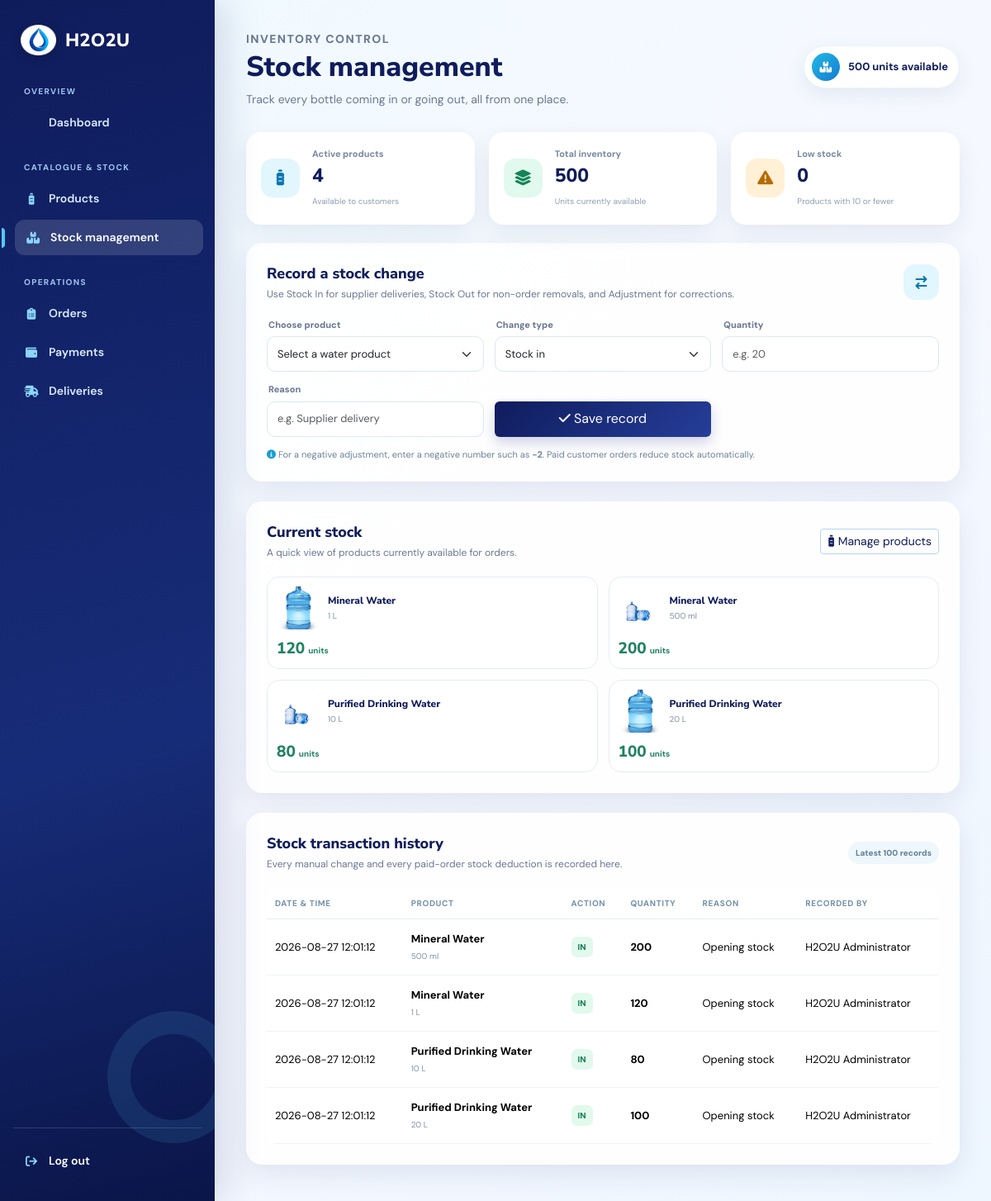
/admin/admin_stock.php (signed in), run on the app's committed database.
### tables this page shows
CREATE TABLE `tbl_product` (
  `productID` int(11) NOT NULL AUTO_INCREMENT,
  `product_name` varchar(120) NOT NULL,
  `size` varchar(50) NOT NULL,
  `price` decimal(10,2) NOT NULL,
  `stock` int(11) NOT NULL DEFAULT 0,
  `is_active` tinyint(1) NOT NULL DEFAULT 1,
  `image_path` varchar(255) DEFAULT NULL,
  PRIMARY KEY (`productID`)
);

CREATE TABLE `tbl_stock_transaction` (
  `transactionID` int(11) NOT NULL AUTO_INCREMENT,
  `transaction_type` enum('IN','OUT','ADJUSTMENT') NOT NULL,
  `quantity` int(11) NOT NULL,
  `transaction_date` datetime NOT NULL DEFAULT current_timestamp(),
  `reason` varchar(255) NOT NULL,
  `reference_no` varchar(100) DEFAULT NULL,
  `adminID` int(11) NOT NULL,
  `productID` int(11) NOT NULL,
  PRIMARY KEY (`transactionID`),
  KEY `adminID` (`adminID`),
  KEY `productID` (`productID`),
  CONSTRAINT `fk_stock_admin` FOREIGN KEY (`adminID`) REFERENCES `tbl_admin` (`adminID`),
  CONSTRAINT `fk_stock_product` FOREIGN KEY (`productID`) REFERENCES `tbl_product` (`productID`)
);

### admin/admin_stock.php (the view, shortened to what this page needs)
<?php
$db = database();
$products = $db->query('SELECT productID, product_name, size, stock, image_path FROM tbl_product WHERE is_active = 1 ORDER BY product_name, size')->fetchAll();
$history = $db->query('SELECT st.*, p.product_name, p.size, a.name AS admin_name FROM tbl_stock_transaction st INNER JOIN tbl_product p ON p.productID = st.productID INNER JOIN tbl_admin a ON a.adminID = st.adminID ORDER BY st.transaction_date DESC, st.transactionID DESC LIMIT 100')->fetchAll();
$totalUnits = array_sum(array_map(fn($product) => (int)$product['stock'], $products));
$lowCount = count(array_filter($products, fn($product) => (int)$product['stock'] <= 10));
$productImages = ['images/water_one.jpg', 'images/water_two.jpg', 'images/Purified Water – Plastic Bottle.jpg'];
?>
<!doctype html>
<html lang="en">
<head>
    <link href="https://cdnjs.cloudflare.com/ajax/libs/font-awesome/6.5.2/css/all.min.css" rel="stylesheet">
    <link href="https://cdn.jsdelivr.net/npm/bootstrap@5.3.3/dist/css/bootstrap.min.css" rel="stylesheet">
    <link rel="stylesheet" href="admin-dashboard.css?v=20260819-stock-2">
</head>
<body class="admin-app">
<?php include __DIR__ . '/admin_sidebar.php'; ?>
<main class="container">
    <header class="dashboard-top">
        <div>
            <p class="eyebrow">Inventory control</p>
            <h1>Stock management</h1>
            <p>Track every bottle coming in or going out, all from one place.</p>
        </div>
        <div class="admin-user"><i class="fa-solid fa-boxes-stacked"></i><span><?= number_format($totalUnits) ?> units available</span></div>
    </header>
    <section class="stock-summary-grid">
        <article class="stock-summary"><span class="stock-summary-icon"><i class="fa-solid fa-bottle-water"></i></span><div><span>Active products</span><strong><?= count($products) ?></strong><small>Available to customers</small></div></article>
        <article class="stock-summary good"><span class="stock-summary-icon"><i class="fa-solid fa-layer-group"></i></span><div><span>Total inventory</span><strong><?= number_format($totalUnits) ?></strong><small>Units currently available</small></div></article>
        <article class="stock-summary warning"><span class="stock-summary-icon"><i class="fa-solid fa-triangle-exclamation"></i></span><div><span>Low stock</span><strong><?= $lowCount ?></strong><small>Products with 10 or fewer</small></div></article>
    </section>
    <section class="admin-panel stock-update-panel mb-4">
        <div class="section-head"><div><h2>Record a stock change</h2><p>Use Stock In for supplier deliveries, Stock Out for non-order removals, and Adjustment for corrections.</p></div><span class="panel-icon"><i class="fa-solid fa-arrow-right-arrow-left"></i></span></div>
        <form method="post" class="stock-form-grid">
            <label><span>Choose product</span><select class="form-select" name="product_id" required><option value="">Select a water product</option></select></label>
            <label><span>Change type</span><select class="form-select" name="action"><option value="stock_in">Stock in</option><option value="stock_out">Stock out</option><option value="adjustment">Adjustment</option></select></label>
            <label><span>Quantity</span><input class="form-control" name="quantity" type="number" placeholder="e.g. 20" required></label>
            <label><span>Reason</span><input class="form-control" name="reason" placeholder="e.g. Supplier delivery" required></label>
            <button class="btn btn-primary stock-save"><i class="fa-solid fa-check"></i> Save record</button>
        </form>
        <p class="stock-hint"><i class="fa-solid fa-circle-info"></i> For a negative adjustment, enter a negative number such as <strong>-2</strong>. Paid customer orders reduce stock automatically.</p>
    </section>
    <section class="admin-panel stock-overview-panel mb-4">
        <div class="section-head"><div><h2>Current stock</h2><p>A quick view of products currently available for orders.</p></div><a class="btn btn-outline-primary btn-sm" href="admin_products.php"><i class="fa-solid fa-bottle-water"></i> Manage products</a></div>
        <div class="stock-product-grid">
            <?php foreach ($products as $index => $product): $image = $product['image_path'] ?: $productImages[$index % count($productImages)]; ?>
                <article class="stock-product-card">
                    <img src="../<?= htmlspecialchars($image) ?>" alt="<?= htmlspecialchars($product['product_name']) ?>">
                    <div><h3><?= htmlspecialchars($product['product_name']) ?></h3><p><?= htmlspecialchars($product['size']) ?></p></div>
                    <span class="stock-amount <?= (int)$product['stock'] <= 10 ? 'low' : '' ?>"><strong><?= (int)$product['stock'] ?></strong> units</span>
                </article>
            <?php endforeach; ?>
        </div>
    </section>
    <section class="admin-panel stock-history-panel">
        <div class="section-head"><div><h2>Stock transaction history</h2><p>Every manual change and every paid-order stock deduction is recorded here.</p></div><span class="history-count">Latest 100 records</span></div>
        <div class="table-responsive"><table class="table stock-table"><thead><tr><th>Date & time</th><th>Product</th><th>Action</th><th>Quantity</th><th>Reason</th><th>Recorded by</th></tr></thead><tbody><?php if (!$history): ?><tr><td colspan="6" class="text-center text-muted py-4">No stock transactions yet.</td></tr><?php endif; ?><?php foreach ($history as $row): ?><tr><td><?= htmlspecialchars($row['transaction_date']) ?></td><td><strong><?= htmlspecialchars($row['product_name']) ?></strong><br><small><?= htmlspecialchars($row['size']) ?></small></td><td><span class="transaction-tag <?= strtolower($row['transaction_type']) ?>"><?= htmlspecialchars($row['transaction_type']) ?></span></td><td class="fw-bold"><?= (int)$row['quantity'] ?></td><td><?= htmlspecialchars($row['reason']) ?></td><td><?= htmlspecialchars($row['admin_name']) ?></td></tr><?php endforeach; ?></tbody></table></div>
    </section>
</main>
</body>
</html>

### admin/admin-nav.css (style rules this page uses)
:root { --navy:#0f1c5c; --navy-dark:#091042; --blue:#179ed5; --sky:#eaf8ff; --ink:#17213d; --muted:#6b7893; --line:#e4edf4; --surface:#fff; }
* { box-sizing:border-box; }
body.admin-app { margin:0; min-height:100vh; background:linear-gradient(135deg,#effaff 0%,#f6f8ff 48%,#eef6ff 100%); color:var(--ink); font-family:'DM Sans',Arial,sans-serif; }
.admin-app main.container { width:auto; max-width:none; margin-left:260px; padding:31px 38px 44px; }
.dashboard-top { display:flex; align-items:center; justify-content:space-between; gap:18px; margin-bottom:29px; }
.eyebrow { margin:0 0 5px; color:var(--blue); font-size:11px; font-weight:800; letter-spacing:1.4px; text-transform:uppercase; }
.dashboard-top h1 { margin:0; color:var(--navy); font:800 clamp(25px,3vw,34px) 'Nunito Sans',sans-serif; }
.dashboard-top p { margin:6px 0 0; color:var(--muted); font-size:14px; }
.admin-user { display:flex; align-items:center; gap:10px; padding:8px 13px 8px 9px; background:#fff; border:1px solid rgba(23,158,213,.1); border-radius:50px; box-shadow:0 8px 24px rgba(21,51,95,.08); color:var(--navy); font-size:13px; font-weight:700; }
.admin-user i { display:grid; width:34px; height:34px; place-items:center; border-radius:50%; color:#fff; background:linear-gradient(135deg,#20b9e8,#167bce); }
.admin-panel { border:0; border-radius:20px; background:rgba(255,255,255,.93); box-shadow:0 12px 32px rgba(19,49,102,.09); }
.admin-app .btn-primary { border:0; background:linear-gradient(135deg,var(--navy),#263e9a); box-shadow:0 7px 16px rgba(19,37,113,.2); }
.admin-app .btn-outline-primary { color:var(--navy); border-color:#b6d5ee; background:#fff; }
.section-head { display:flex; align-items:center; justify-content:space-between; gap:15px; margin-bottom:20px; }
.section-head h2 { margin:0; color:var(--navy); font:800 18px 'Nunito Sans',sans-serif; }
.section-head p { margin:4px 0 0; color:var(--muted); font-size:12px; }
.admin-app .table { margin:0; color:var(--ink); }
.admin-app .table thead th { padding:11px 10px; border-bottom:1px solid var(--line); color:#7290aa; font-size:10px; letter-spacing:.65px; text-transform:uppercase; }
.admin-app .table td { padding:14px 10px; border-color:#eff3f6; font-size:13px; vertical-align:middle; }
.admin-app .form-control,.admin-app .form-select { border-color:#dbe8f0; border-radius:10px; min-height:43px; font-size:13px; }
.admin-app .table-responsive { border-radius:12px; }
.panel-icon { display:grid; width:43px; height:43px; place-items:center; border-radius:14px; color:#0876b2; background:#e2f6fe; }

### data on the page
tbl_product: image_path (picture), product_name "Mineral Water", size "1 L", stock "120"
tbl_product: image_path (picture), product_name "Mineral Water", size "500 ml", stock "200"
tbl_product: image_path (picture), product_name "Purified Drinking Water", size "10 L", stock "80"
tbl_product: image_path (picture), product_name "Purified Drinking Water", size "20 L", stock "100"
tbl_stock_transaction: transaction_date "2026-08-27 12:01:12", productID.product_name "Mineral Water", productID.size "500 ml", transaction_type "IN", quantity "200", reason "Opening stock", adminID.name "H2O2U Administrator"
tbl_stock_transaction: transaction_date "2026-08-27 12:01:12", productID.product_name "Mineral Water", productID.size "1 L", transaction_type "IN", quantity "120", reason "Opening stock", adminID.name "H2O2U Administrator"
tbl_stock_transaction: transaction_date "2026-08-27 12:01:12", productID.product_name "Purified Drinking Water", productID.size "10 L", transaction_type "IN", quantity "80", reason "Opening stock", adminID.name "H2O2U Administrator"
tbl_stock_transaction: transaction_date "2026-08-27 12:01:12", productID.product_name "Purified Drinking Water", productID.size "20 L", transaction_type "IN", quantity "100", reason "Opening stock", adminID.name "H2O2U Administrator"

### other printed values
$totalUnits "500"
count($products) "4"
$lowCount "0"
